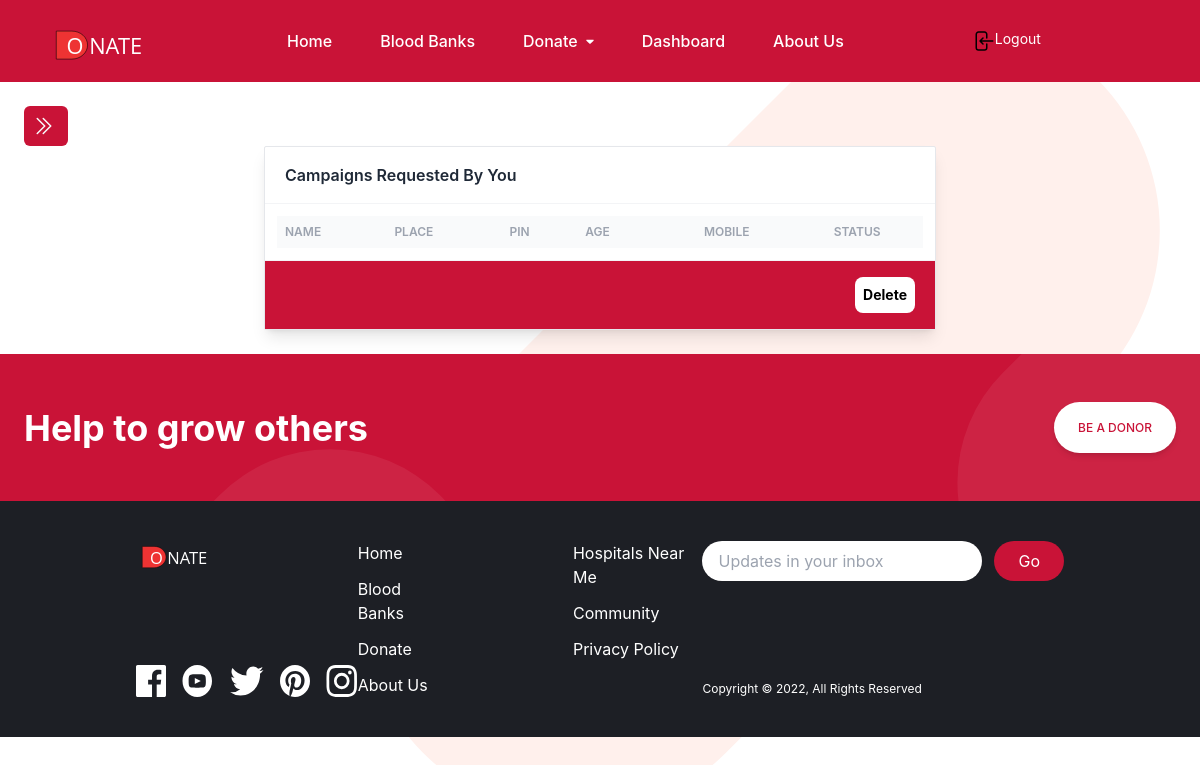
The page /view_campaigns/ (signed in) on the database as committed earlier.
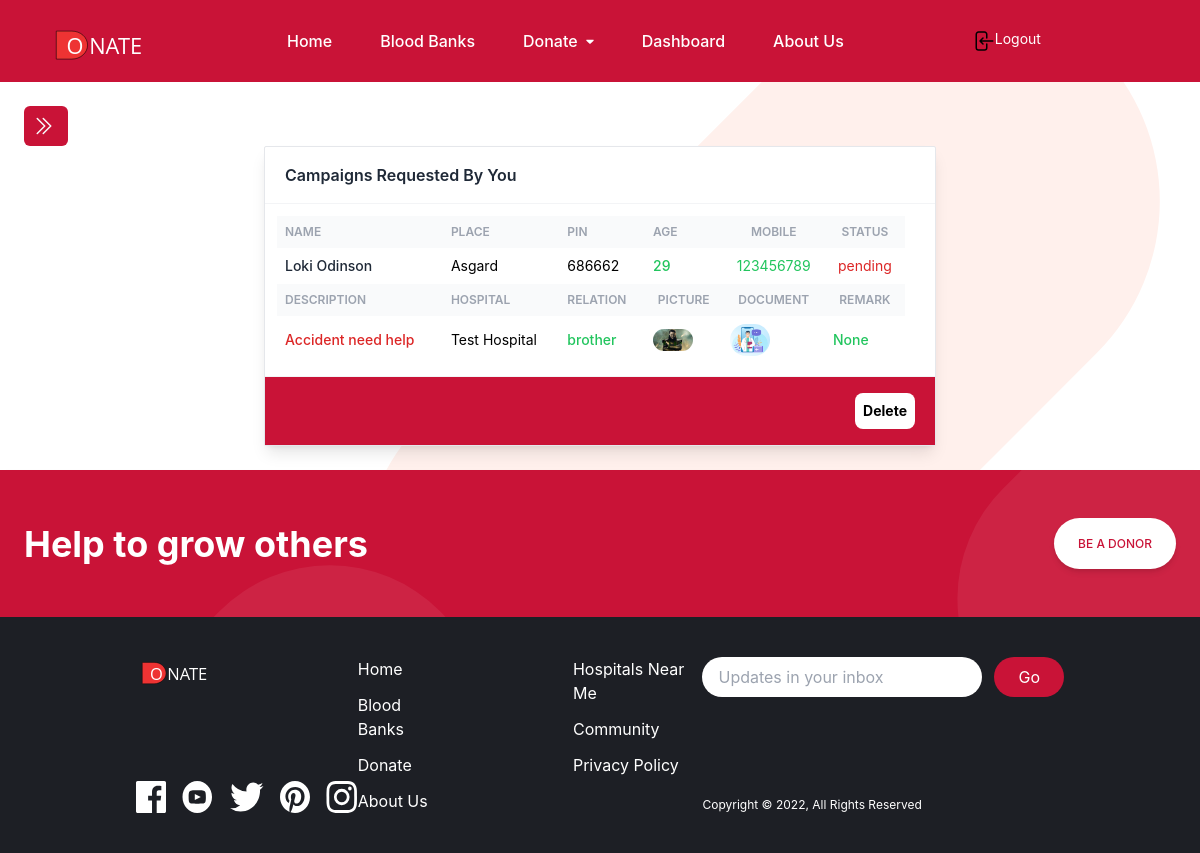
The same page on the database as committed later.
### user/models.py (models this page shows, shortened)
class ReqCampaign (models.Model):
    user = models.ForeignKey(Donor, on_delete=models.CASCADE)
    fname = models.CharField(max_length=50)
    lname = models.CharField(max_length=50)
    age = models.CharField(max_length=2)
    place = models.CharField(max_length=50)
    pin = models.CharField(max_length=6)
    mob = models.CharField(max_length=15, null=True)
    amount = models.CharField(max_length=10)
    description = models.CharField(max_length=200)
    hospital = models.CharField(max_length=100)
    rwithpatient = models.CharField(max_length=10, null=True)
    documentpic = models.FileField(null=True)
    patientpic = models.FileField(null=True)
    status = models.CharField(max_length=40, null=True)
    date = models.DateTimeField(auto_now_add=True)
    departmentremark = models.CharField(max_length=300, null=True)
    adminremark = models.CharField(max_length=300, null=True)
    updationdate = models.DateField(null=True)

### user/views.py (the view)
# urls.py: path('view_campaigns/', views.view_campaigns, name='view_campaigns'),
def view_campaigns(request):
    if not request.user.is_authenticated:
        return redirect('register')
    user = request.user
    donor = Donor.objects.get(user=user)
    campaigns = ReqCampaign.objects.filter(user=donor)
    return render(request, 'user_view_campaigns.html', locals())

### templates/user_view_campaigns.html (shortened to what this page needs)
{% extends 'user_base.html' %}
{% block content %}
    <div class="flex flex-col justify-center h-full ">
        <div class="w-full max-w-2xl mx-auto bg-white shadow-lg rounded-sm border border-gray-200">
            <header class="px-5 py-4 border-b border-gray-100">
                <div class="font-semibold text-gray-800">Campaigns Requested By You</div>
            </header>
            <div class="overflow-x-auto p-3">
                <table class="table-auto w-full">
                    <thead class="text-xs font-semibold uppercase text-gray-400 bg-gray-50">
                        <tr>
                            <th class="p-2">
                                <div class="font-semibold text-left">Name</div>
                            </th>
                            <th class="p-2">
                                <div class="font-semibold text-left">Place</div>
                            </th>
                            <th class="p-2">
                                <div class="font-semibold text-left">Pin</div>
                            </th>
                            <th class="p-2">
                                <div class="font-semibold text-left">Age</div>
                            </th>
                            <th class="p-2">
                                <div class="font-semibold text-center">Mobile</div>
                            </th>
                            <th class="p-2">
                                <div class="font-semibold text-center">Status</div>
                            </th>
                        </tr>
                    </thead>
                {% for i in campaigns %}
                    <tbody class="text-sm divide-y divide-gray-100">
                        <tr>
                            <td class="p-2 text-red-600">
                                <div class="font-medium text-gray-800">
                                   {{i.fname}} {{i.lname}}
                                </div>
                            </td>
                            <td class="p-2">
                                <div class="text-left">
                                    {{i.place}}
                                </div>
                            </td>
                            <td class="p-2">
                                <div class="text-left">
                                    {{i.pin}}
                                </div>
                            </td>
                            <td class="p-2">
                                <div class="text-left font-medium text-green-500">
                                    {{i.age}}
                                </div>
                            </td>
                            <td class="p-2 text-green-500">
                                <div class="flex justify-center" >
                                    {{i.mob}}
                                </div>
                            </td>
                            <td class="p-2 text-red-600">
                                <div class="flex justify-center" >
                                    {{i.status}}
                                </div>
                            </td>
                        </tr>
                    </tbody>
                    <thead class="text-xs font-semibold uppercase text-gray-400 bg-gray-50">
                        <tr>
                            <th class="p-2">
                                <div class="font-semibold text-left">Description</div>
                            </th>
                            <th class="p-2">
                                <div class="font-semibold text-left">Hospital</div>
                            </th>
                            <th class="p-2">
                                <div class="font-semibold text-left">Relation</div>
                            </th>
                            <th class="p-2">
                                <div class="font-semibold text-center">Picture</div>
                            </th>
                            <th class="p-2">
                                <div class="font-semibold text-center">Document</div>
                            </th>
                            <th class="p-2">
                                <div class="font-semibold text-center">Remark</div>
                            </th>
                        </tr>
                    </thead>
                    <tbody class="text-sm divide-y divide-gray-100">
                        <tr>
                            <td class="p-2">
                                <div class="font-medium text-red-600">
                                    {{i.description}}
                                </div>
                            </td>
                            <td class="p-2">
                                <div class="text-left">
                                    {{i.hospital}}
                                </div>
                            </td>
                            <td class="p-2">
                                <div class="text-left font-medium text-green-500">
                                    {{i.rwithpatient}}
                                </div>
                            </td>
                            <td class="p-2">
                                <div class="text-left font-medium text-green-500">
                                    <img class="rounded-full" src="{{i.patientpic.url}}" width="40" height="40" alt="Patient Document">
                                </div>
                            </td>
                            <td class="p-2">
                                <div class="">
                                    <img class="rounded-full" src="{{i.documentpic.url}}" width="40" height="40" alt="Patient Document">
                                </div>
                            </td>
                            <td class="p-2">
                                <div class="text-left font-medium text-green-500">
                                    {{i.departmentremark}}
                                </div>
                            </td>
                            <td class="p-2">
                            </td>
                        </tr>
                    </tbody>
                {% endfor %}
                </table>
            </div>
            <div class="flex justify-end font-bold  space-x-4 text-sm border-t bg-brightRed border-gray-100 px-5 py-4">
                <button class="bg-white rounded-lg p-2 ">Delete</button>
            </div>
        </div>
    </div>
{% endblock %}

### templates/user_base.html (shortened to what this page needs)
{% load static %}
<!DOCTYPE html>
<html lang="en">
<head>
    <link rel="stylesheet" href="{% static 'css/main.min.css' %}">
    <link rel="stylesheet" href="//code.jquery.com/ui/1.13.2/themes/base/jquery-ui.css">
</head>
<body class="bg-white m-0 bg-[url('../img/bg-tablet-pattern.svg')] bg-[length:800px_800px]">
  {% load static %}
<div class="">
 <nav class="relative flex flex-wrap w-full mx-auto py-4 p-6 items-center justify-between bg-brightRed ">
  <div class="container-fluid w-full flex flex-wrap items-center justify-between px-6 ">
      <div class="pt-2">
          <img src="{% static '/img/lgwhite.svg' %}" alt="donate logo">
      </div>
      <div class="hidden space-x-8 md:flex text-white">
          <a href="{% url 'user_home' %}" class="px-2 py-2.5 text-white font-medium text-md leading-tight hover:text-gray-200 focus:outline-none focus:ring-0 active:text-white items-center">Home</a>
          <a href="{% url 'user_bloodbanks' %}" class="px-2 py-2.5 text-white font-medium text-md leading-tight hover:text-gray-200 focus:outline-none focus:ring-0 active:text-white items-center">Blood Banks</a>
          <div class="dropdown relative">
                <button
                  class="dropdown-toggle px-2 py-2.5
                    text-white
                    font-medium
                    text-md
                    leading-tight
                    hover:text-gray-200 focus:outline-none focus:ring-0 active:text-white
                    transition
                    duration-150
                    ease-in-out
                    flex
                    items-center
                    whitespace-nowrap
                  "
                  type="button"
                  id="dropdownMenuButton1"
                  data-bs-toggle="dropdown"
                  aria-expanded="false"
                >
                  Donate
                </button>
          </div>
          <a href="{% url 'user_dashboard' %}" class="px-2 py-2.5 text-white font-medium text-md leading-tight hover:text-gray-200 focus:outline-none focus:ring-0 active:text-white items-center">Dashboard</a>
          <a href="{% url 'user_about_us' %}" class="px-2 py-2.5 text-white font-medium text-md leading-tight hover:text-gray-200 focus:outline-none focus:ring-0 active:text-white items-center">About Us</a>
      </div>
      <a href="{% url 'logout' %}" class="hidden md:flex md:flex-row">
          <h1 class="text-white text-sm">Logout</h1>
      </a>
  </div>
</nav>
{% load static %}
<div id="content-area" class="flex flex-col transition-all ease-in-out duration-200 p-6 h-full">
  <div class="flex flex-row justify-between">
      <button class="w-11 text-x p-2 rounded-md bg-brightRed text-gray-50 text-center flex" onclick="openNav()"><svg xmlns="http://www.w3.org/2000/svg" fill="none" viewBox="0 0 24 24" stroke-width="1.5" stroke="currentColor" class="w-6 h-6">
      <path stroke-linecap="round" stroke-linejoin="round" d="M11.25 4.5l7.5 7.5-7.5 7.5m-6-15l7.5 7.5-7.5 7.5" />
      </svg> </button>
  </div>
{% block content %}
{% endblock %}
</div>
 <section id="cta" class="bg-brightRed shadow-md">
  <div class="contaner flex flex-col items-center justify-between px-6 py-24 mx-auto space-y-12 md:py-12 md:flex-row md:space-y-0">
      <h2 class="text-5xl font-bold leading-tight text-center text-white md:text-4xl md:max-w-xl md:text-left">
          Help to grow others
      </h2>
      <div>
          <a href="{% url 'be_a_donor' %}"
              class=" px-4 py-2.5 text-brightRed bg-white  rounded-full shadow-md hover:bg-gray-900 md:block ">
          <button class="inline-block px-2 py-2 text-brightRed font-medium text-xs uppercase leading-tight">
                  Be A Donor
          </button></a>
      </div>
  </div>
</section>
<footer class="bg-veryDarkBlue">
  <div class="container flex flex-col-reverse justify-between px-6 py-10 mx-auto space-y-8 md:flex-row md:space-y-0">
      <div class="flex flex-col-reverse items-center justify-between space-y-12 md:flex-col md:space-y-0 md:items-start">
          <div>
              <img src="{% static 'img/lgwhite.svg' %}" class="h-8 " alt="">
          </div>
          <div class="flex justify-center space-x-4">
          <a href="#">
              <img src="{% static 'img/icon-facebook.svg' %}" alt="" class="h-8">
          </a>
          <a href="#">
              <img src="{% static 'img/icon-youtube.svg' %}" alt="" class="h-8">
          </a>
          <a href="#">
              <img src="{% static 'img/icon-twitter.svg' %}" alt="" class="h-8">
          </a>
          <a href="#">
              <img src="{% static 'img/icon-pinterest.svg' %}" alt="" class="h-8">
          </a>
          <a href="#">
              <img src="{% static 'img/icon-instagram.svg' %}" alt="" class="h-8">
          </a>
          </div>
      </div>
          <div class="flex justify-around space-x-32">
              <div class="flex flex-col space-y-3 text-white">
                  <a href="{% url 'home' %}" class="hover:text-brightRed">Home</a>
                  <a href="{% url 'blood_banks' %}" class="hover:text-brightRed">Blood Banks</a>
                  <a href="{% url 'donate' %}" class="hover:text-brightRed">Donate</a>
                  <a href="{% url 'about_us' %}" class="hover:text-brightRed">About Us</a>
              </div>
              <div class="flex flex-col space-y-3 text-white">
                  <a href="" class="hover:text-brightRed">Hospitals Near Me</a>
                  <a href="" class="hover:text-brightRed">Community</a>
                  <a href="" class="hover:text-brightRed">Privacy Policy</a>
              </div>
          </div>
      <div class="flex flex-col justify-between">
          <form action="">
              <div class="flex space-x-3">
                  <input type="text" placeholder="Updates in your inbox" class="flex-1 px-4 rounded-full focus:outline-none">
                  <button class="px-6 py-2 text-white rounded-full bg-brightRed hover:bg-brightRedLight focus:outline-none">Go</button>
              </div>
          </form>
          <div class="hidden text-white text-xs md:block">Copyright &copy; 2022, All Rights Reserved</div>
      </div>
  </div>
</footer>
</div>
</body>
</html>

Rows that differ between the two databases and show on the page:
added ReqCampaign: fname "Loki", lname "Odinson", place "Asgard", pin "686662", age "29", mob "123456789", status "pending", description "Accident need help", hospital "Test Hospital", rwithpatient "brother", patientpic (picture), documentpic (picture), departmentremark "None"
